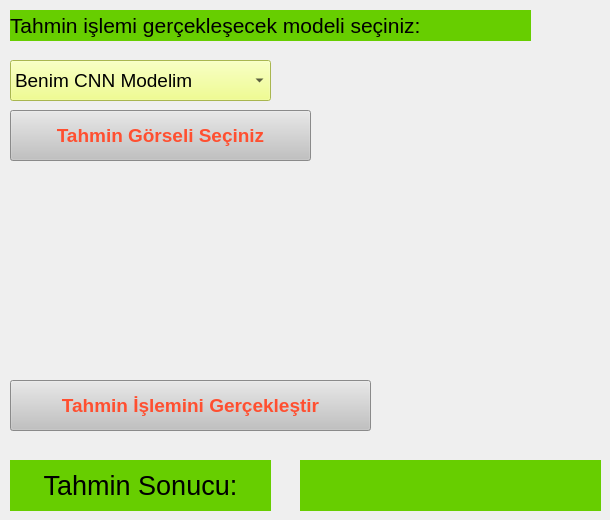
    <widget class="QWidget" name="tab_2">
     <attribute name="title">
      <string>Model Tahmin</string>
     </attribute>
     <widget class="QLabel" name="label_5">
      <property name="geometry">
       <rect>
        <x>10</x>
        <y>10</y>
        <width>521</width>
        <height>31</height>
       </rect>
      </property>
      <property name="font">
       <font>
        <pointsize>16</pointsize>
       </font>
      </property>
      <property name="styleSheet">
       <string notr="true">background-color: rgb(103, 206, 0);</string>
      </property>
      <property name="text">
       <string>Tahmin işlemi gerçekleşecek modeli seçiniz:</string>
      </property>
     </widget>
     <widget class="QComboBox" name="cmbModelTahmin">
      <property name="geometry">
       <rect>
        <x>10</x>
        <y>60</y>
        <width>261</width>
        <height>41</height>
       </rect>
      </property>
      <property name="font">
       <font>
        <pointsize>14</pointsize>
       </font>
      </property>
      <property name="styleSheet">
       <string notr="true">background-color: rgb(236, 255, 112);</string>
      </property>
      <property name="currentText">
       <string>Benim CNN Modelim</string>
      </property>
      <item>
       <property name="text">
        <string>Benim CNN Modelim</string>
       </property>
      </item>
      <item>
       <property name="text">
        <string>ResNet50</string>
       </property>
      </item>
      <item>
       <property name="text">
        <string>VGG16</string>
       </property>
      </item>
     </widget>
     <widget class="QLabel" name="label_15">
      <property name="geometry">
       <rect>
        <x>10</x>
        <y>460</y>
        <width>261</width>
        <height>51</height>
       </rect>
      </property>
      <property name="font">
       <font>
        <pointsize>20</pointsize>
       </font>
      </property>
      <property name="styleSheet">
       <string notr="true">background-color: rgb(103, 206, 0);</string>
      </property>
      <property name="text">
       <string>Tahmin Sonucu:</string>
      </property>
      <property name="alignment">
       <set>Qt::AlignCenter</set>
      </property>
     </widget>
     <widget class="QPushButton" name="btnTahminEt">
      <property name="geometry">
       <rect>
        <x>10</x>
        <y>380</y>
        <width>361</width>
        <height>51</height>
       </rect>
      </property>
      <property name="font">
       <font>
        <pointsize>14</pointsize>
        <weight>75</weight>
        <bold>true</bold>
       </font>
      </property>
      <property name="styleSheet">
       <string notr="true">color:rgb(255, 79, 48);
background-color:rgb(193, 193, 193);</string>
      </property>
      <property name="text">
       <string>Tahmin İşlemini Gerçekleştir</string>
      </property>
     </widget>
     <widget class="QLabel" name="lblSonuc">
      <property name="geometry">
       <rect>
        <x>300</x>
        <y>460</y>
        <width>301</width>
        <height>51</height>
       </rect>
      </property>
      <property name="font">
       <font>
        <pointsize>20</pointsize>
       </font>
      </property>
      <property name="styleSheet">
       <string notr="true">background-color: rgb(103, 206, 0);</string>
      </property>
      <property name="text">
       <string/>
      </property>
      <property name="alignment">
       <set>Qt::AlignCenter</set>
      </property>
     </widget>
     <widget class="QPushButton" name="btnGorselSec">
      <property name="geometry">
       <rect>
        <x>10</x>
        <y>110</y>
        <width>301</width>
        <height>51</height>
       </rect>
      </property>
      <property name="font">
       <font>
        <pointsize>14</pointsize>
        <weight>75</weight>
        <bold>true</bold>
       </font>
      </property>
      <property name="styleSheet">
       <string notr="true">color:rgb(255, 79, 48);
background-color:rgb(193, 193, 193);</string>
      </property>
      <property name="text">
       <string>Tahmin Görseli Seçiniz</string>
      </property>
     </widget>
     <widget class="QLabel" name="lblGorsel">
      <property name="geometry">
       <rect>
        <x>20</x>
        <y>180</y>
        <width>331</width>
        <height>181</height>
       </rect>
      </property>
      <property name="text">
       <string/>
      </property>
      <property name="scaledContents">
       <bool>true</bool>
      </property>
     </widget>
    </widget>
